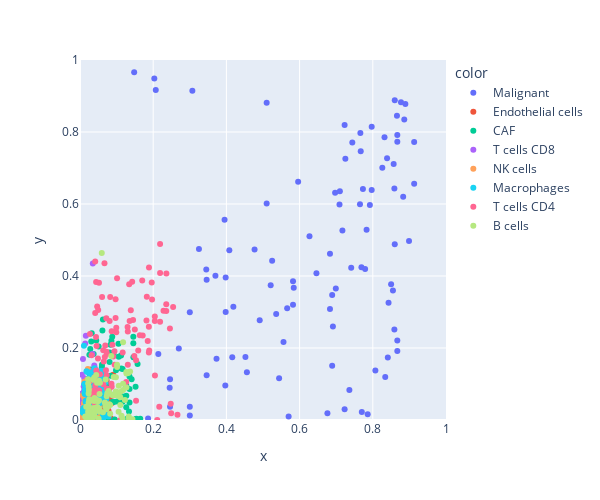

Notebook code for this chart:
### Markdown cell above
## my predictions (docker)

### Code cell
fig = px.scatter(
    x=truth.stack().values,
    y=csx_fractions.stack().values,
    color=csx_fractions.stack().reset_index()["level_1"]
)
fig.update_layout(
    width = 600,
    height = 500,
)
fig.update_xaxes(
    range=(0, 1)
)
fig.update_yaxes(
    range=(0, 1),
)
